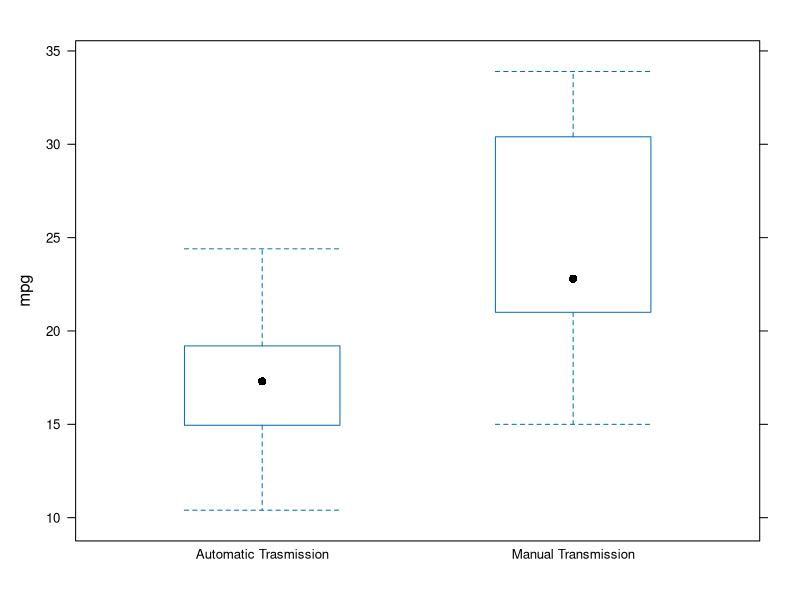
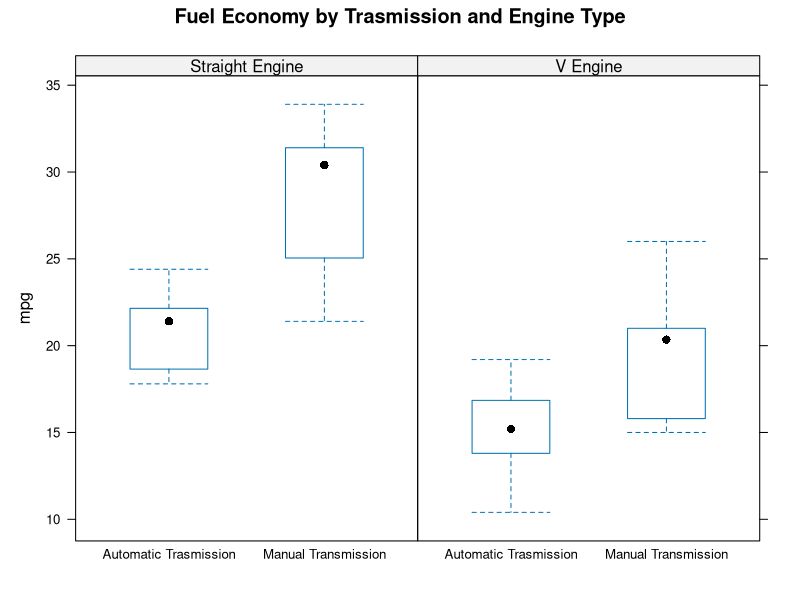
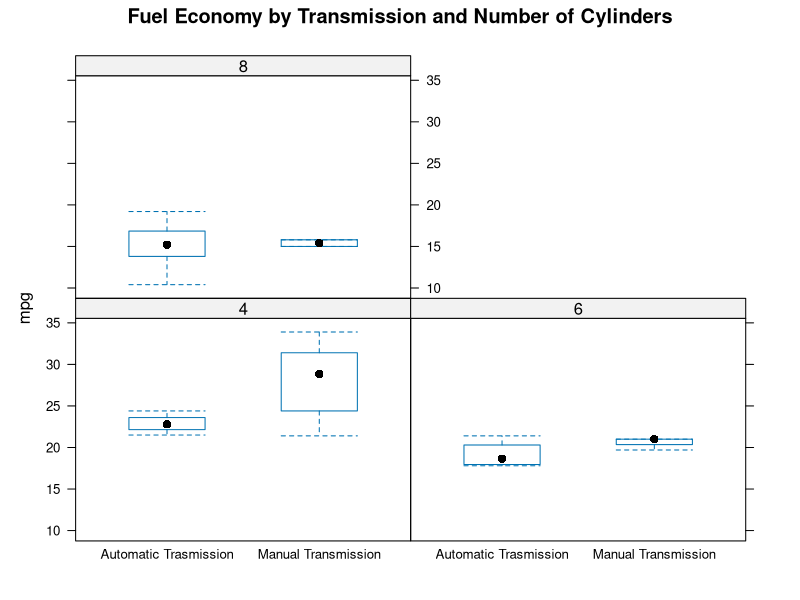
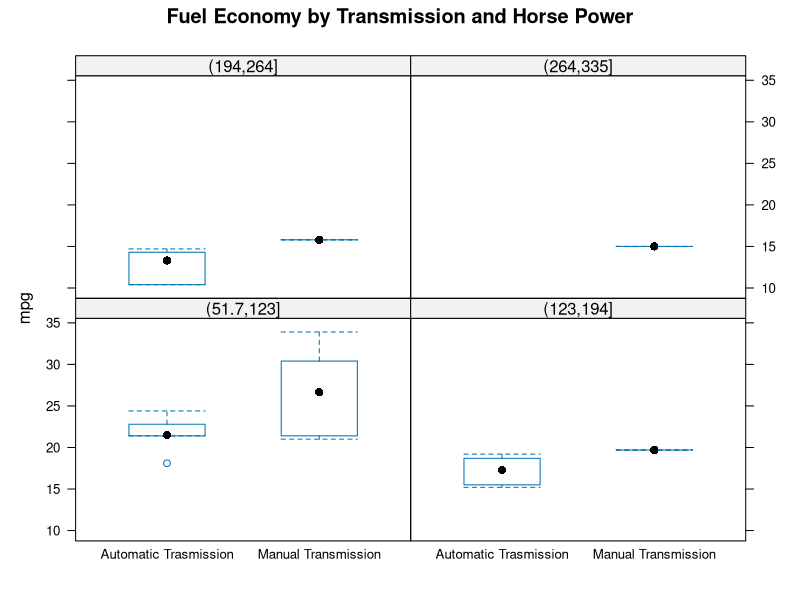
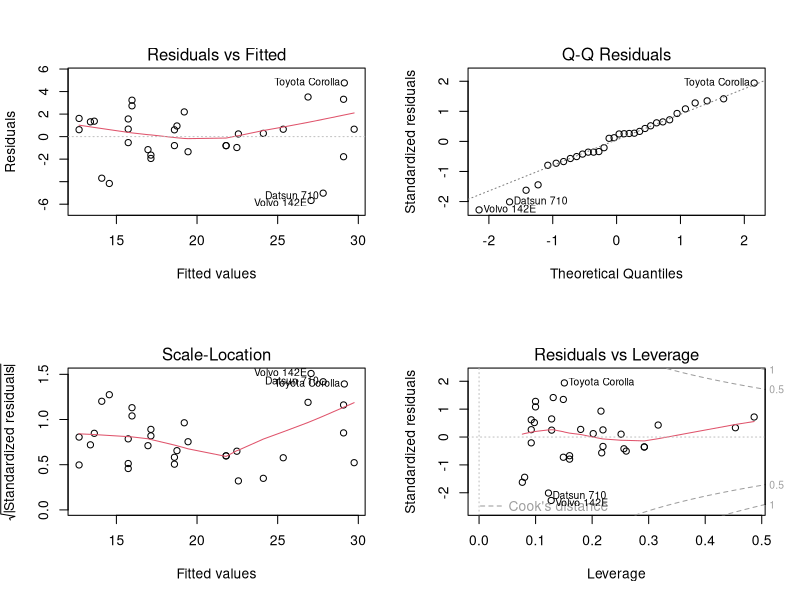

Write R code to recreate these figures, in order.
## ---- chunk 1
    data(mtcars)
# Replace automatic/manual factor with descriptive terms
    mtcars$am[which(mtcars$am==0)]<-"Automatic Trasmission"
    mtcars$am[which(mtcars$am==1)]<-"Manual Transmission"
    mtcars$am<-as.factor(mtcars$am)

# Replace "vs" factor with descriptive terms
    mtcars$vs[which(mtcars$vs==0)]<-"V Engine"
    mtcars$vs[which(mtcars$vs==1)]<-"Straight Engine"
    mtcars$vs<-as.factor(mtcars$vs)

# Convert cylinders, # of gears, and # of carburators to factors
    mtcars$cyl<-as.factor(mtcars$cyl)
    mtcars$gear<-as.factor(mtcars$gear)
    mtcars$carb<-as.factor(mtcars$carb)
## ---- chunk 2
    require(lattice)
## ---- chunk 3
    bwplot(mpg~am, data=mtcars)
## ---- chunk 4
    lm.simple<-lm(mpg~am, data=mtcars)
    summary(lm.simple)[c(4,9)]
## ---- chunk 5
    lm.all<-lm(mpg~., data=mtcars)
    summary(lm.all)[c(9)]
## ---- chunk 6
    hpavg<-mean(mtcars$hp)-mtcars$hp
    lm.hp.cyl.vs<-lm(mpg~am+hpavg+cyl+vs, data=mtcars)
    summary(lm.hp.cyl.vs)[c(4,9)]
## ---- chunk 7
    summary(mtcars)
## ---- chunk 8
    summary(lm.all)[c(4)]
## ---- chunk 9
    bwplot(mpg~am|vs, data=mtcars, main="Fuel Economy by Trasmission and Engine Type")
    bwplot(mpg~am|cyl, data=mtcars, main="Fuel Economy by Transmission and Number of Cylinders")
    bwplot(mpg~am|cut(hp,4), data=mtcars, main="Fuel Economy by Transmission and Horse Power")
## ---- chunk 10
    par(mfrow=c(2,2))
    plot(lm.hp.cyl.vs)
    par(mfrow=c(1,1))
